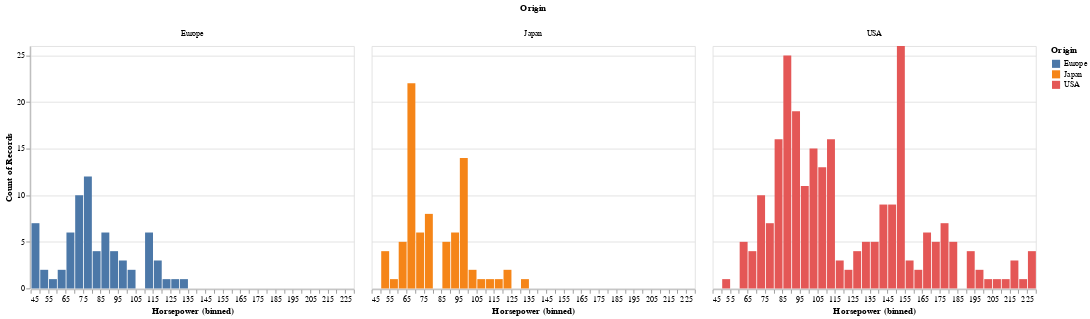

Notebook source saved alongside this figure:
### Code cell
alt.Chart(cars).mark_bar().encode(
    alt.X('Horsepower', bin=alt.BinParams(maxbins=40)),
    y='count(*):Q',
    color='Origin',
).facet(column='Origin:N')

### Figure 1 — Vega-Lite specification as saved in the notebook (floating-point values rounded to 4 significant figures; data arrays with more than 128 entries replaced by an {"elided": "..."} marker saying what was removed)
{"$schema": "https://vega.github.io/schema/vega-lite/v2.json", "config": {"view": {"height": 300, "width": 400}}, "data": {"values": {"elided": "406 records"}}, "facet": {"column": {"field": "Origin", "type": "nominal"}}, "spec": {"encoding": {"color": {"field": "Origin", "type": "nominal"}, "x": {"bin": {"maxbins": 40}, "field": "Horsepower", "type": "quantitative"}, "y": {"aggregate": "count", "field": "*", "type": "quantitative"}}, "mark": "bar"}}
